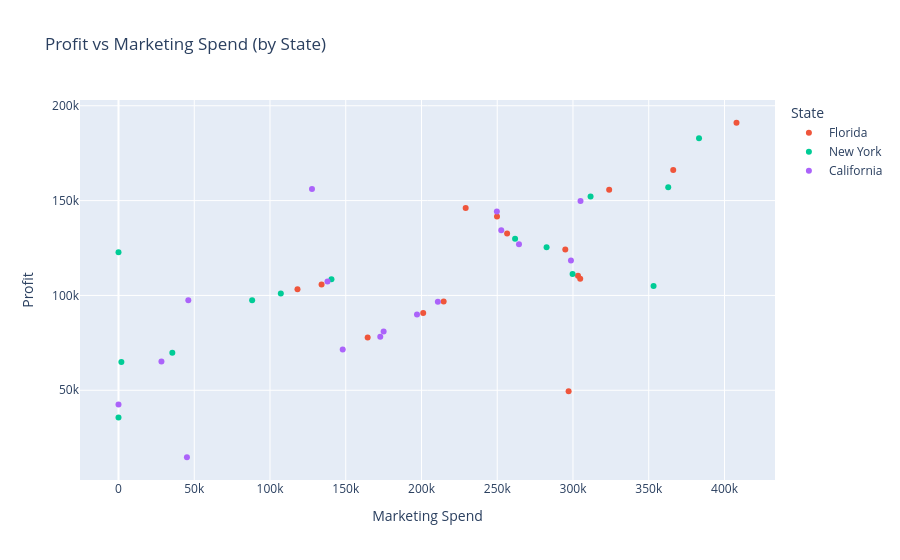

Here is the notebook cell this chart was saved with:
### Code cell
# Add Color by Category (State)
px.scatter(df, x='Marketing Spend', y='Profit', color='State',
           title="Profit vs Marketing Spend (by State)")

### Figure 1 — Plotly figure (JSON) as saved in the notebook; plotly's stock layout.template omitted (floating-point values rounded to 4 significant figures)
{"data": [{"hovertemplate": "State=Florida<br>Marketing Spend=%{x}<br>Profit=%{y}<extra></extra>", "legendgroup": "Florida", "marker": {"color": "#EF553B", "symbol": "circle"}, "mode": "markers", "name": "Florida", "orientation": "v", "showlegend": true, "type": "scatter", "x": [407900.0, 366200.0, 323900.0, 229200.0, 249800.0, 256500.0, 294900.0, 303300.0, 304800.0, 134100.0, 118100.0, null, 214600.0, 201100.0, 164500.0, 297100.0], "xaxis": "x", "y": [191100.0, 166200.0, 155800.0, 146100.0, 141600.0, 132600.0, 124300.0, 110400.0, 108700.0, 105700.0, 103300.0, 99940.0, 96780.0, 90710.0, 77800.0, 49490.0], "yaxis": "y"}, {"hovertemplate": "State=New York<br>Marketing Spend=%{x}<br>Profit=%{y}<extra></extra>", "legendgroup": "New York", "marker": {"color": "#00cc96", "symbol": "circle"}, "mode": "markers", "name": "New York", "orientation": "v", "showlegend": true, "type": "scatter", "x": [383200.0, 362900.0, 311600.0, 261800.0, 282600.0, 0, 299700.0, 140600.0, 353200.0, 107100.0, 88220.0, null, null, 35530.0, 1904.0, 0], "xaxis": "x", "y": [182900.0, 157000.0, 152200.0, 129900.0, 125400.0, 122800.0, 111300.0, 108600.0, 105000.0, 101000.0, 97480.0, 96480.0, 81230.0, 69760.0, 64930.0, 35670.0], "yaxis": "y"}, {"hovertemplate": "State=California<br>Marketing Spend=%{x}<br>Profit=%{y}<extra></extra>", "legendgroup": "California", "marker": {"color": "#ab63fa", "symbol": "circle"}, "mode": "markers", "name": "California", "orientation": "v", "showlegend": true, "type": "scatter", "x": [127700.0, 305000.0, 249700.0, 252700.0, 264300.0, 298700.0, 138000.0, 46090.0, 210800.0, 197000.0, 175000.0, 172800.0, 148000.0, 28330.0, 0, 45170.0], "xaxis": "x", "y": [156100.0, 149800.0, 144300.0, 134300.0, 127000.0, 118500.0, 107400.0, 97430.0, 96710.0, 89950.0, 81010.0, 78240.0, 71500.0, 65200.0, 42560.0, 14680.0], "yaxis": "y"}], "layout": {"legend": {"title": {"text": "State"}, "tracegroupgap": 0}, "title": {"text": "Profit vs Marketing Spend (by State)"}, "xaxis": {"anchor": "y", "domain": [0, 1], "title": {"text": "Marketing Spend"}}, "yaxis": {"anchor": "x", "domain": [0, 1], "title": {"text": "Profit"}}}}
